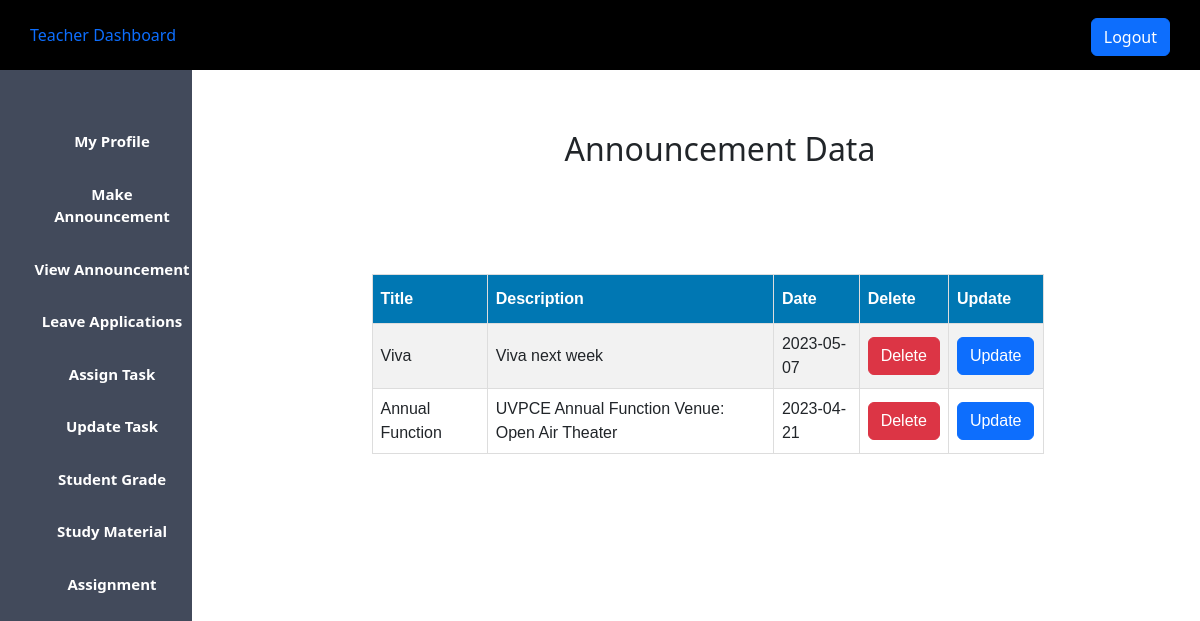
Screenshot of /teacher_view_announcement.php (signed in) with the database file from the repository.
### tables this page shows
CREATE TABLE `announcement` (
  `id` int(11) NOT NULL,
  `title` varchar(100) DEFAULT NULL,
  `description` varchar(500) DEFAULT NULL,
  `date` date DEFAULT NULL
);

### teacher_view_announcement.php (the view, shortened to what this page needs)
<?php
$host = "localhost";
$user = "root";
$password = "";
$db = "lms_db";
$data = mysqli_connect($host, $user, $password, $db);
$sql = "SELECT * FROM announcement";
$result = mysqli_query($data, $sql);
?>
<!DOCTYPE html>
<html lang="en">
<head>
    <?php
    include('teacher_css.php');
    ?>
</head>
<body>
    <?php
    include('teacher_sidebar.php');
    ?>
    <div class="content">
        <center>
            <h2>Announcement Data</h2>
<br>
            <br>
            <table id="table1" border="1px">
                <tr>
                    <th class="table_th">Title</th>
                    <th class="table_th">Description</th>
                    <th class="table_th">Date</th>
                    <th class="table_th">Delete</th>
                    <th class="table_th">Update</th>
                </tr>
                <?php
                while ($info = $result->fetch_assoc()) {
                ?>
                    <tr>
                        <td class="table_td">
                            <?php echo "{$info['title']}"; ?>
                        </td>
                        <td class="table_td">
                            <?php echo "{$info['description']}"; ?>
                        </td>
                        <td class="table_td">
                            <?php echo "{$info['date']}"; ?>
                        </td>
                        <td class="table_td">
                            <?php echo "<a class='btn btn-danger' onClick= \"javascript:return confirm('Are you sure to delete this ?')\" href='teacher_view_announcement.php?announcement_id={$info['id']}'>Delete</a>"; ?>
                        </td>
                        <td class="table_td">
                            <?php echo "<a class='btn btn-primary' href='update_announcement.php?announcement_id={$info['id']}'>Update</a>"; ?>
                        </td>
                    </tr>
                <?php
                }
                ?>
            </table>
        </center>
    </div>
</body>
</html>

### css/admin.css (style rules this page uses)
* { margin: 0px; padding: 0px; }
a, a:hover { text-decoration: none !important; }
.content { margin-left: 20%; margin-top: 5%; }

### teacher_view_announcement.php (style rules this page uses)
#table1 { font-family: Arial; border-collapse: collapse; margin-top: 50px; margin-right: 25px; width: 70%; overflow: auto; }
#table1 td, #table1 th { border: 1px solid #ddd; padding: 8px; }
#table1 tr:nth-child(even) { background-color: #f2f2f2; }
#table1 th { padding-top: 12px; padding-bottom: 12px; text-align: left; background-color: #0077b3; color: white; }

### rows the page displays
announcement: title "Viva", description "Viva next week", date "2023-05-07"
announcement: title "Annual Function", description "UVPCE Annual Function Venue: Open Air Theater", date "2023-04-21"
